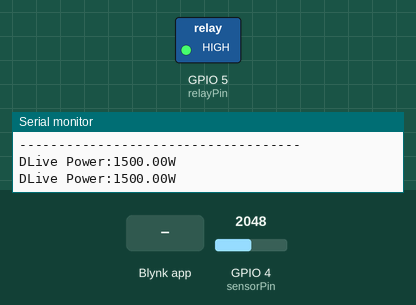
Recording of a sketch running on a simulated ESP32. On the bench: switched loads named in the sketch (green lamp = pin HIGH), the last lines printed to the serial monitor. The test bench sets the inputs (shaded band); at power-on: GPIO 4 (sensorPin) = 2048. WiFi joins after 1.5 s; servers stay silent unless stated.

Above: at 3.0 s.
3.1 s: Blynk app writes 0 to V2
At 3.2 s:
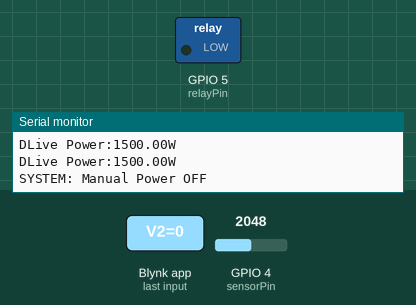
6.3 s: GPIO 4 (sensorPin) set to 2958
7.8 s: GPIO 4 (sensorPin) set to 3051
At 9.0 s:
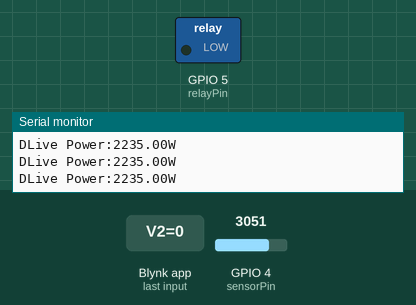
9.3 s: GPIO 4 (sensorPin) set to 2866
At 10.3 s:
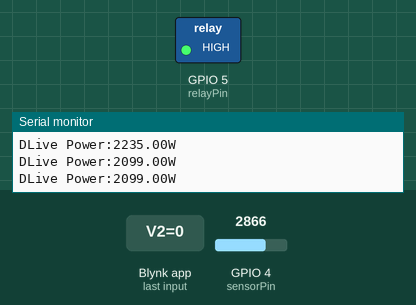
Timing chart, 0 to 11.8 s (numbered marks = the images above; inputs shaded):
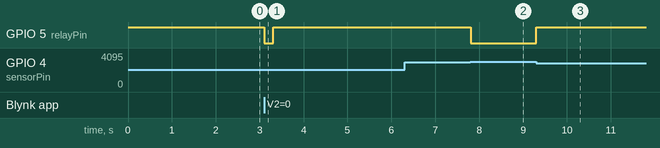

The sketch:

wokwi.ino
```cpp
#define BLYNK_TEMPLATE_ID "TMPL3KAGNQUuw"
#define BLYNK_TEMPLATE_NAME "VOLTGUARD AI"
#define BLYNK_AUTH_TOKEN "FCSwhD82fvXRs34E-3xfnbrjzuIC2WmU"

#define BLYNK_PRINT Serial
#include <WiFi.h>
#include <BlynkSimpleEsp32.h>

// Wokwi WiFi Credentials (standard for Wokwi simulation)
char ssid[] = "Wokwi-GUEST";
char pass[] = "";

// Pin Definitions
const int sensorPin = 4;   // Potentiometer linked to GPIO 4 (ADC1)
const int relayPin = 5;    // Relay Control linked to GPIO 5
const int threshold = 2200; // Surge limit in Watts

BlynkTimer timer;
bool isSurgeActive = false; // Prevents notification spam

// --- Function to Send Data to Blynk & React Dashboard ---
void monitorSystem() {
  int rawValue = analogRead(sensorPin);

  // Mapping 12-bit ADC (0-4095) to 0-3000 Watts
  float watts = map(rawValue, 0, 4095, 0, 3000);

  // 1. Update Blynk Mobile Graph (V1)
  Blynk.virtualWrite(V1, watts);

  // 2. Update React Dashboard (Via Serial Monitor Bridge)
  Serial.print("DLive Power:");
  Serial.print(watts);
  Serial.println("W");

  // 3. Safety & Notification Logic
  if (watts > threshold) {
    digitalWrite(relayPin, LOW); // CRITICAL: Trip Relay (Off)
    Blynk.virtualWrite(V2, 1);    // Trigger the Alarm Widget on Dashboard

    // Trigger mobile notification only once per surge event
    if (!isSurgeActive) {
      Blynk.logEvent("surge_detected", String("Critical Surge: ") + watts + "W");
      isSurgeActive = true;
    }
  } else {
    // Normal Operation
    digitalWrite(relayPin, HIGH); // System Nominal (On)
    Blynk.virtualWrite(V2, 0);    // Stop the Alarm Widget
    isSurgeActive = false;        // Reset notification flag
  }
}

// --- Remote Manual Control from Blynk App (V2 Switch) ---
BLYNK_WRITE(V2) {
  int state = param.asInt();
  // Ensure we don't turn it back on manually if the surge is still active
  if (!isSurgeActive) {
    digitalWrite(relayPin, state);
    Serial.println(state ? "SYSTEM: Manual Power ON" : "SYSTEM: Manual Power OFF");
  }
}

void setup() {
  Serial.begin(115200);
  pinMode(relayPin, OUTPUT);
  digitalWrite(relayPin, HIGH); // Default to ON

  // Connect to Blynk Cloud via Wokwi WiFi Gateway
  Blynk.begin(BLYNK_AUTH_TOKEN, ssid, pass);

  // Set monitoring frequency (Every 500ms for a "Live" feel)
  timer.setInterval(500L, monitorSystem);

  Serial.println("------------------------------------");
  Serial.println("VOLTGUARD AI: SYSTEM ONLINE");
  Serial.println("S3 CORE CONNECTED TO CLOUD");
  Serial.println("------------------------------------");
}

void loop() {
  Blynk.run();
  timer.run();
}
```

Measured:
- after the input at 3.1 s, GPIO 5 (relayPin): HIGH → LOW at once, → HIGH 0.20 s later
- after the input at 7.8 s, GPIO 5 (relayPin): HIGH → LOW at once
- after the input at 9.3 s, GPIO 5 (relayPin): LOW → HIGH at once
